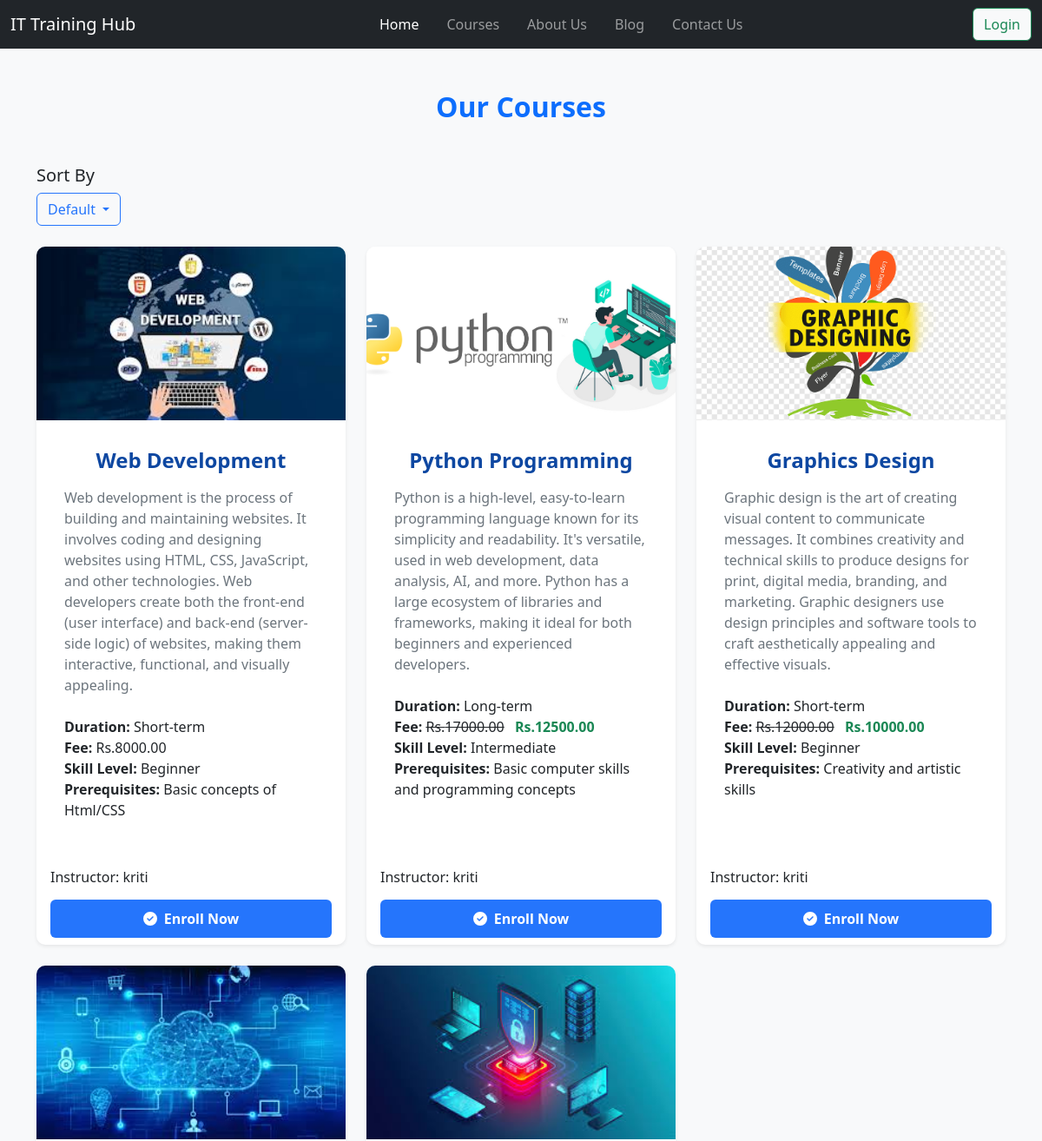
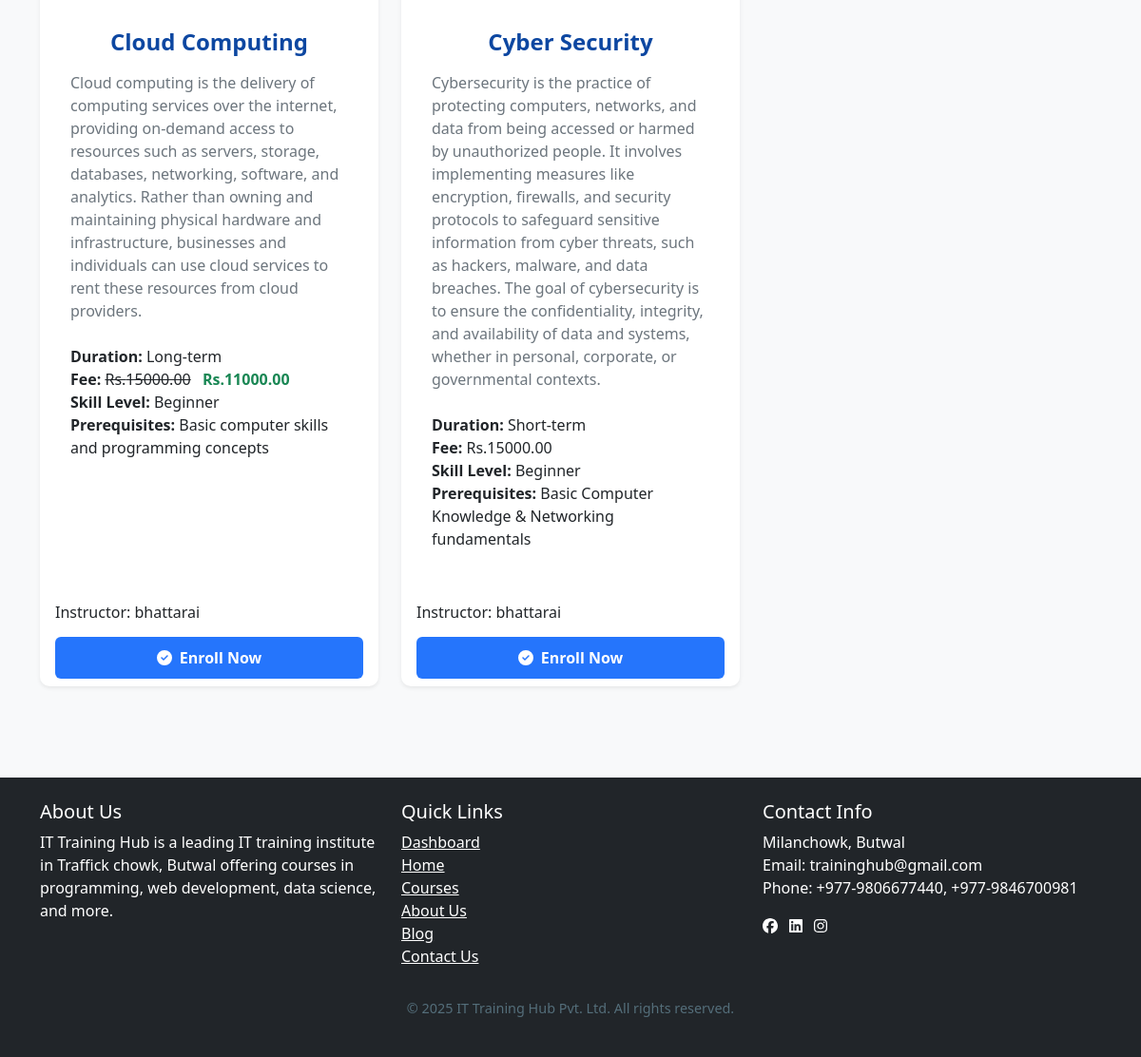
Screenshot of /course/ with the database file from the repository (2 pictures, top to bottom).
### myapp/models.py (models this page shows, shortened)
class Course(models.Model):
    SKILL_LEVEL_CHOICES = [
        ('beginner', 'Beginner'),
        ('intermediate', 'Intermediate'),
        ('advanced', 'Advanced'),
    ]
    DURATION_CHOICES = [
        ('short-term', 'Short-term'),
        ('long-term', 'Long-term'),
    ]
    instructor = models.ForeignKey(
    settings.AUTH_USER_MODEL,
    on_delete=models.CASCADE,
    null=True,
    blank=True,
    related_name='courses'
)
    name = models.CharField(max_length=300)
    old_fee = models.DecimalField(max_digits=8, decimal_places=2, null=True, blank=True)
    description = models.TextField()
    duration = models.CharField(max_length=20, choices=DURATION_CHOICES)
    fee = models.DecimalField(max_digits=10, decimal_places=2)
    skill_level = models.CharField(max_length=20, choices=SKILL_LEVEL_CHOICES)
    prerequisites = models.TextField(blank=True)
    image = models.ImageField(upload_to='courses/', blank=True, null=True)
    promo_video_url = models.URLField(max_length=350, blank=True, null=True, help_text="YouTube/Vimeo embed URL")
    syllabus_video = models.FileField(upload_to='course_videos/', blank=True, null=True,
                                   help_text="Upload video file if not using URL")
    syllabus_text = models.TextField(blank=True, help_text="Detailed course syllabus")
    created_at = models.DateTimeField(default=timezone.now)
    updated_at = models.DateTimeField(auto_now=True)

class CustomUser(AbstractUser):
    USER_TYPE = (
        ("student", "Student"),
        ("instructor", "Instructor"),
    )
    user_type = models.CharField(max_length=100, choices=USER_TYPE)
    instructor_applied = models.BooleanField(default=False)
    instructor_approved = models.BooleanField(default=False)
    is_active = models.BooleanField(default=True)
    user_profile_image = models.ImageField(upload_to="images/profile_images/")
    phone = models.CharField(max_length=15, blank=True, null=True)
    address = models.TextField(blank=True, null=True)
    bio = models.TextField(blank=True, null=True)
    def __str__(self):
        return self.username

### myapp/views.py (the view)
# urls.py: path("course/",course, name='course'),
def course(request):
    courses = Course.objects.all()
    sort_by = request.GET.get('sort', '')
    if sort_by == 'popularity':
        courses = courses.order_by('-enrollment_count')
    elif sort_by == 'newest':
        courses = courses.order_by('-created_at')
    elif sort_by == 'price-low-to-high':
        courses = courses.order_by('fee')
    elif sort_by == 'price-high-to-low':
        courses = courses.order_by('-fee')
    elif sort_by == 'name':
        courses = courses.order_by('name')
    else:
        courses = courses.order_by('id')
    context2 = {
        "courses": courses,
        "date":date,
    }
    return render(request, 'main/course.html', context2)

### myapp/templates/main/course.html (shortened to what this page needs)
{% extends 'base.html' %}
{% load static %}
{% block content %}
<section class="courses-section py-5">
  <div class="container">
    <h2 class="text-center fw-bold text-primary mb-5">Our Courses</h2>
    <div class="row mb-4">
      <div class="col-md-12">
        <div class="d-flex flex-wrap gap-3 align-items-center">
          <div class="flex-grow-1">
            <h5 class="mb-2">Sort By</h5>
            <div class="d-flex flex-wrap gap-2">
              <form method="get" class="d-flex align-items-center gap-2">
                <div class="dropdown">
                  <button class="btn btn-outline-primary dropdown-toggle" type="button" id="sortDropdown" data-bs-toggle="dropdown" aria-expanded="false">
                    {% if request.GET.sort %}
                      {% if request.GET.sort == 'name' %}Name (A-Z){% elif request.GET.sort == 'newest' %}Newest First{% elif request.GET.sort == 'price-low-to-high' %}Price: Low to High{% elif request.GET.sort == 'price-high-to-low' %}Price: High to Low{% else %}Default{% endif %}
                    {% else %}
                      Default
                    {% endif %}
                  </button>
                </div>
              </form>
            </div>
          </div>
        </div>
      </div>
    </div>
    <div class="row row-cols-1 row-cols-md-2 row-cols-lg-3 g-4">
      {% for course in courses %}
      <div class="col">
        <div class="card h-100 shadow-sm">
          {% if course.image %}
          <img src="{{ course.image.url }}" class="card-img-top" alt="{{ course.name }}">
          {% else %}
          <img src="{% static 'images/default-course.jpg' %}" class="card-img-top" alt="Default Course Image">
          {% endif %}
          <div class="card-body">
            <h5 class="card-title">{{ course.name }}</h5>
            <p class="card-text">{{ course.description }}</p>
            <ul class="list-unstyled">
              <li><strong>Duration:</strong> {{ course.get_duration_display }}</li>
              <li><strong>Fee:</strong>
                {% if course.old_fee and course.old_fee > course.fee %}
                <del>Rs.{{ course.old_fee }}</del>
                <span class="text-success fw-semibold ms-2">Rs.{{ course.fee }}</span>
                {% else %}
                Rs.{{ course.fee }}
                {% endif %}
              </li>
              <li><strong>Skill Level:</strong> {{ course.get_skill_level_display }}</li>
              <li><strong>Prerequisites:</strong> {{ course.prerequisites }}</li>
            </ul>
          </div>
          <div class="card-footer bg-transparent">
            <div class="d-flex align-items-center">
              <div>
                <h6 class="mb-0">Instructor: {{course.instructor}}</h6>
              </div>
            </div>
          </div>
          <div class="card-footer bg-transparent">
            <a href="{% url 'payment' course.id %}" class="btn btn-primary w-100">
              <i class="fas fa-check-circle me-2"></i>Enroll Now
            </a>
          </div>
        </div>
      </div>
      {% endfor %}
    </div>
  </div>
</section>
{% endblock content %}

### myapp/static/css/style.css (style rules this page uses)
.courses-section { padding: 60px 0; }
.courses-section .card { border: none; border-radius: 10px; transition: transform 0.3s ease, box-shadow 0.3s ease; }
.courses-section .card-img-top { border-top-left-radius: 10px; border-top-right-radius: 10px; height: 200px; object-fit: cover; }
.courses-section .card-title { font-size: 1.5rem; font-weight: bold; margin-bottom: 1rem; }
.courses-section .card-text { font-size: 1rem; color: #6c757d; margin-bottom: 1.5rem; }
.courses-section .card-footer { border-top: none; background-color: transparent; }
.courses-section .btn-outline-primary { border-color: #2575fc; color: #2575fc; }
.courses-section .btn-primary { background-color: #2575fc; border: none; transition: background-color 0.3s ease; }
.card { border: none; border-radius: 10px; box-shadow: 0 4px 12px rgba(0, 0, 0, 0.1); transition: transform 0.3s ease, box-shadow 0.3s ease; }
.card-body { padding: 30px; }
.card-title { font-size: 2rem; font-weight: bold; margin-bottom: 1.5rem; color: #0d47a1; text-align: center; }
.btn-primary { background-color: #0d47a1; border: none; padding: 10px; font-size: 1rem; font-weight: bold; transition: background-color 0.3s ease; }
body { background-color: #f8f9fa; }
.card-body { padding: 2rem; }

### rows the page displays
Course: image (picture), name "Web Development", description "Web development is the process of building and maintaining websites. It involves coding and designing websites using HTML, CSS, JavaScript, and other technologies. Web developers create both the front-end (user interface) and back-end (server-side logic) of websites, making them interactive, functional, and visually appealing.", duration "Short-term", fee "8000.00", skill_level "Beginner", prerequisites "Basic concepts of Html/CSS", instructor "kriti"
Course: image (picture), name "Python Programming", description "Python is a high-level, easy-to-learn programming language known for its simplicity and readability. It's versatile, used in web development, data analysis, AI, and more. Python has a large ecosystem of libraries and frameworks, making it ideal for both beginners and experienced developers.", duration "Long-term", old_fee "17000.00", fee "12500.00", skill_level "Intermediate", prerequisites "Basic computer skills and programming concepts", instructor "kriti"
Course: image (picture), name "Graphics Design", description "Graphic design is the art of creating visual content to communicate messages. It combines creativity and technical skills to produce designs for print, digital media, branding, and marketing. Graphic designers use design principles and software tools to craft aesthetically appealing and effective visuals.", duration "Short-term", old_fee "12000.00", fee "10000.00", skill_level "Beginner", prerequisites "Creativity and artistic skills", instructor "kriti"
Course: image (picture), name "Cloud Computing", description "Cloud computing is the delivery of computing services over the internet, providing on-demand access to resources such as servers, storage, databases, networking, software, and analytics. Rather than owning and maintaining physical hardware and infrastructure, businesses and individuals can use cloud services to rent these resources from cloud providers.", duration "Long-term", old_fee "15000.00", fee "11000.00", skill_level "Beginner", prerequisites "Basic computer skills and programming concepts", instructor "bhattarai"
Course: image (picture), name "Cyber Security", description "Cybersecurity is the practice of protecting computers, networks, and data from being accessed or harmed by unauthorized people. It involves implementing measures like encryption, firewalls, and security protocols to safeguard sensitive information from cyber threats, such as hackers, malware, and data breaches. The goal of cybersecurity is to ensure the confidentiality, integrity, and availability of data and systems, whether in personal, corporate, or governmental contexts.", duration "Short-term", fee "15000.00", skill_level "Beginner", prerequisites "Basic Computer Knowledge & Networking fundamentals", instructor "bhattarai"

### other values shown
{{ date }} "2025"
